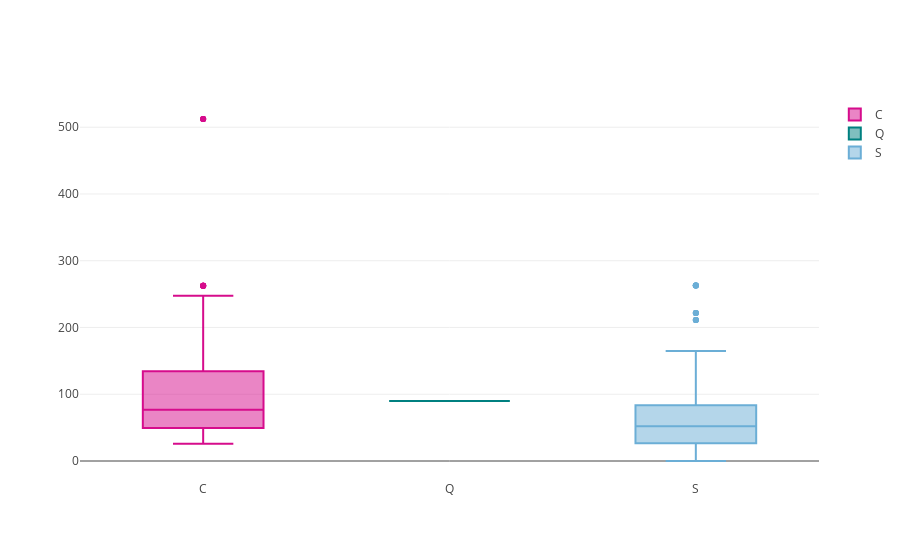

Notebook code cell kept with this figure:
### Code cell
c = combine[(combine['Embarked']=='C')&(combine['Pclass']==1)]['Fare']
q = combine[(combine['Embarked']=='Q')&(combine['Pclass']==1)]['Fare']
s = combine[(combine['Embarked']=='S')&(combine['Pclass']==1)]['Fare']

trace0 = go.Box(
    y=c,
    name = 'C',
    marker = dict(
        color = 'rgb(214, 12, 140)',
    )
)
trace1 = go.Box(
    y=q,
    name = 'Q',
    marker = dict(
        color = 'rgb(0, 128, 128)',
    )
)
trace2 = go.Box(
    y=s,
    name = 'S',
    marker = dict(
        color = 'rgb(107,174,214)',
    )
)
data = [trace0, trace1,trace2 ]
plotly.offline.iplot(data)

### Figure 1 — Plotly figure (JSON) as saved in the notebook; plotly's stock layout.template omitted (floating-point values rounded to 4 significant figures; data arrays with more than 128 entries replaced by an {"elided": "..."} marker saying what was removed)
{"data": [{"marker": {"color": "rgb(214, 12, 140)"}, "name": "C", "type": "box", "y": {"elided": "141 float values"}}, {"marker": {"color": "rgb(0, 128, 128)"}, "name": "Q", "type": "box", "y": [90, 90, 90]}, {"marker": {"color": "rgb(107,174,214)"}, "name": "S", "type": "box", "y": {"elided": "177 float values"}}], "layout": {}}
